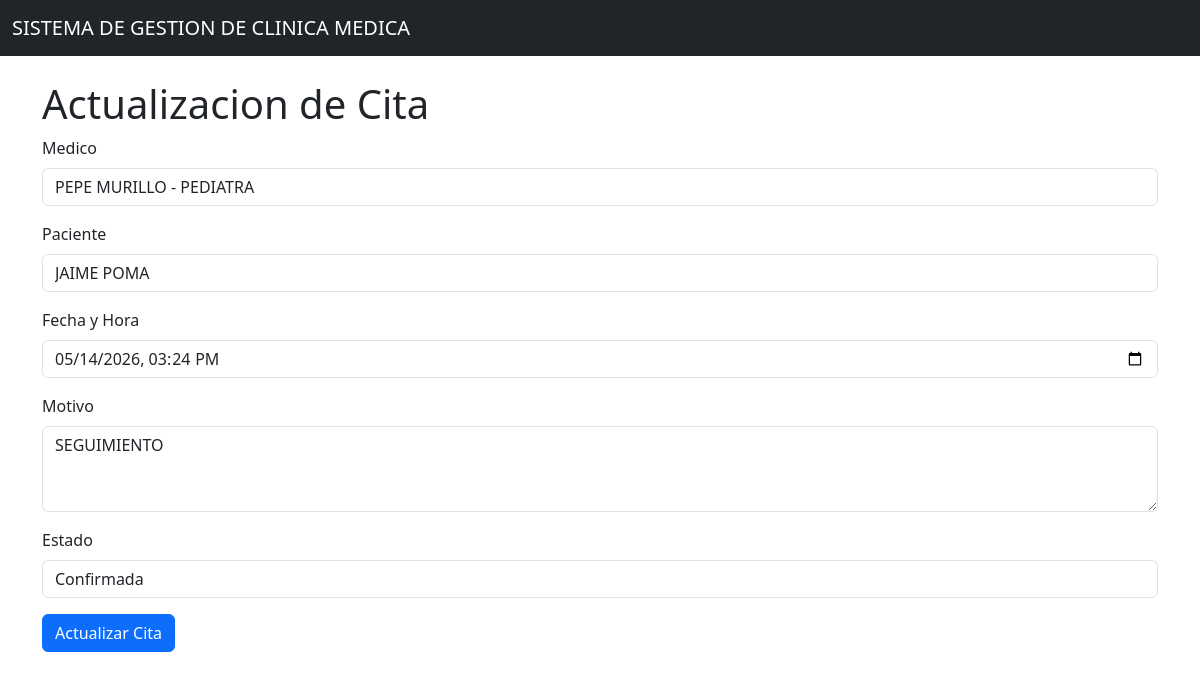
Screenshot of /citas/edit/1 with the database file from the repository.
### models/cita_model.py (models this page shows, shortened)
class Cita(db.Model):
    __tablename__ = "citas"
    id = db.Column(db.Integer, primary_key=True)
    fecha_hora = db.Column(db.DateTime, nullable=False)
    motivo = db.Column(db.String(300), nullable=False)
    estado = db.Column(db.String(20), default="pendiente")
    medico_id = db.Column(db.Integer, db.ForeignKey('medicos.id'), nullable=False)
    paciente_id = db.Column(db.Integer, db.ForeignKey('pacientes.id'), nullable=False)
    medico = db.relationship('Medico', back_populates='citas')
    paciente = db.relationship('Paciente', back_populates='citas')
    @staticmethod
    def get_by_id(id):
        return Cita.query.get(id)

### models/medico_model.py (models this page shows, shortened)
class Medico(db.Model):
    __tablename__ = "medicos"
    id = db.Column(db.Integer, primary_key=True)
    nombre = db.Column(db.String(100), nullable=False)
    especialidad = db.Column(db.String(100), nullable=False)
    telefono = db.Column(db.String(20), nullable=False)
    correo = db.Column(db.String(100), nullable=False)
    consultas = db.relationship('Consulta', back_populates='medico', cascade='all, delete-orphan')
    citas = db.relationship('Cita', back_populates='medico', cascade='all, delete-orphan')
    def delete(self):
        db.session.delete(self)
        db.session.commit()

### models/paciente_model.py (models this page shows, shortened)
class Paciente(db.Model):
    __tablename__ = "pacientes"
    id = db.Column(db.Integer, primary_key=True)
    nombre = db.Column(db.String(100), nullable=False)
    edad = db.Column(db.Integer, nullable=False)
    direccion = db.Column(db.String(200), nullable=False)
    telefono = db.Column(db.String(20), nullable=False)
    consultas = db.relationship('Consulta', back_populates='paciente', cascade='all, delete-orphan')
    citas = db.relationship('Cita', back_populates='paciente', cascade='all, delete-orphan')
    def delete(self):
        db.session.delete(self)
        db.session.commit()

### controllers/cita_controller.py (the view, shortened to what this page needs)
@cita_bp.route("/edit/<int:id>", methods=['GET', 'POST'])
def edit(id):
    cita = Cita.get_by_id(id)
    medicos = Medico.query.all()
    pacientes = Paciente.query.all()
    return cita_view.edit(cita, medicos, pacientes)

### run.py (called while the page is built)
@app.context_processor
def inject_active_path():
    def is_active(path):
        return 'active' if request.path == path else ''
    return dict(is_active=is_active, session=session)

### views/cita_view.py (called while the page is built)
def edit(cita, medicos, pacientes):
    return render_template('citas/edit.html', cita=cita, medicos=medicos, pacientes=pacientes)

### templates/citas/edit.html (shortened to what this page needs)
{% extends 'base.html' %}
{% block content %}
<h1>Actualizacion de Cita</h1>
<form action="{{ url_for('cita.edit', id=cita.id) }}" method="POST">
  <div class="mb-3">
    <label class="form-label">Medico</label>
    <select name="medico_id" class="form-control" required>
      {% for medico in medicos %}
        <option value="{{medico.id}}" {% if medico.id == cita.medico_id %}selected{% endif %}>{{medico.nombre}} - {{medico.especialidad}}</option>
      {% endfor %}
    </select>
  </div>
  <div class="mb-3">
    <label class="form-label">Paciente</label>
    <select name="paciente_id" class="form-control" required>
      {% for paciente in pacientes %}
        <option value="{{paciente.id}}" {% if paciente.id == cita.paciente_id %}selected{% endif %}>{{paciente.nombre}}</option>
      {% endfor %}
    </select>
  </div>
  <div class="mb-3">
    <label class="form-label">Fecha y Hora</label>
    <input type="datetime-local" class="form-control" name="fecha_hora" value="{{ cita.fecha_hora.strftime('%Y-%m-%dT%H:%M') }}" required>
  </div>
  <div class="mb-3">
    <label class="form-label">Motivo</label>
    <textarea class="form-control" name="motivo" rows="3" required>{{ cita.motivo }}</textarea>
  </div>
  <div class="mb-3">
    <label class="form-label">Estado</label>
    <select name="estado" class="form-control" required>
      <option value="confirmada" {% if cita.estado == 'confirmada' %}selected{% endif %}>Confirmada</option>
    </select>
  </div>
  <button type="submit" class="btn btn-primary">Actualizar Cita</button>
</form>
{% endblock %}

### rows the page displays
Cita: medico_id "PEPE MURILLO - PEDIATRA", paciente_id "JAIME POMA", fecha_hora "05/14/2026 15:24", motivo "SEGUIMIENTO", estado "Confirmada"
